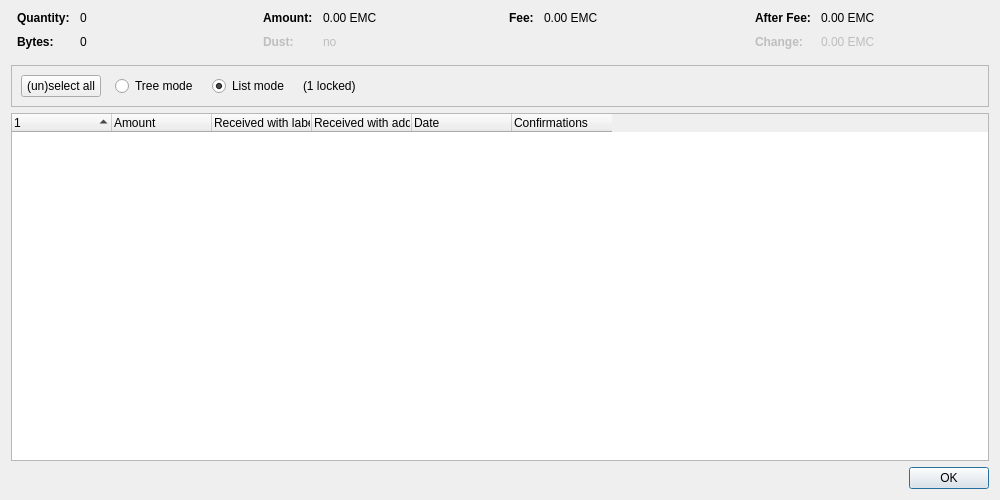
<?xml version="1.0" encoding="UTF-8"?>
<ui version="4.0">
 <class>CoinControlDialog</class>
 <widget class="QDialog" name="CoinControlDialog">
  <property name="geometry">
   <rect>
    <x>0</x>
    <y>0</y>
    <width>1000</width>
    <height>500</height>
   </rect>
  </property>
  <property name="windowTitle">
   <string>Coin Selection</string>
  </property>
  <layout class="QVBoxLayout" name="verticalLayout">
   <item>
    <layout class="QHBoxLayout" name="horizontalLayoutTop" stretch="0,0,0,0">
     <property name="topMargin">
      <number>0</number>
     </property>
     <property name="bottomMargin">
      <number>10</number>
     </property>
     <item>
      <layout class="QFormLayout" name="formLayoutCoinControl1">
       <property name="horizontalSpacing">
        <number>10</number>
       </property>
       <property name="verticalSpacing">
        <number>10</number>
       </property>
       <property name="leftMargin">
        <number>6</number>
       </property>
       <property name="rightMargin">
        <number>6</number>
       </property>
       <item row="0" column="0">
        <widget class="QLabel" name="labelCoinControlQuantityText">
         <property name="font">
          <font>
           <weight>75</weight>
           <bold>true</bold>
          </font>
         </property>
         <property name="text">
          <string>Quantity:</string>
         </property>
        </widget>
       </item>
       <item row="0" column="1">
        <widget class="QLabel" name="labelCoinControlQuantity">
         <property name="cursor">
          <cursorShape>IBeamCursor</cursorShape>
         </property>
         <property name="contextMenuPolicy">
          <enum>Qt::ActionsContextMenu</enum>
         </property>
         <property name="text">
          <string notr="true">0</string>
         </property>
         <property name="textInteractionFlags">
          <set>Qt::LinksAccessibleByMouse|Qt::TextSelectableByKeyboard|Qt::TextSelectableByMouse</set>
         </property>
        </widget>
       </item>
       <item row="1" column="0">
        <widget class="QLabel" name="labelCoinControlBytesText">
         <property name="font">
          <font>
           <weight>75</weight>
           <bold>true</bold>
          </font>
         </property>
         <property name="text">
          <string>Bytes:</string>
         </property>
        </widget>
       </item>
       <item row="1" column="1">
        <widget class="QLabel" name="labelCoinControlBytes">
         <property name="cursor">
          <cursorShape>IBeamCursor</cursorShape>
         </property>
         <property name="contextMenuPolicy">
          <enum>Qt::ActionsContextMenu</enum>
         </property>
         <property name="text">
          <string notr="true">0</string>
         </property>
         <property name="textInteractionFlags">
          <set>Qt::LinksAccessibleByMouse|Qt::TextSelectableByKeyboard|Qt::TextSelectableByMouse</set>
         </property>
        </widget>
       </item>
      </layout>
     </item>
     <item>
      <layout class="QFormLayout" name="formLayoutCoinControl2">
       <property name="horizontalSpacing">
        <number>10</number>
       </property>
       <property name="verticalSpacing">
        <number>10</number>
       </property>
       <property name="leftMargin">
        <number>6</number>
       </property>
       <property name="rightMargin">
        <number>6</number>
       </property>
       <item row="0" column="0">
        <widget class="QLabel" name="labelCoinControlAmountText">
         <property name="font">
          <font>
           <weight>75</weight>
           <bold>true</bold>
          </font>
         </property>
         <property name="text">
          <string>Amount:</string>
         </property>
        </widget>
       </item>
       <item row="0" column="1">
        <widget class="QLabel" name="labelCoinControlAmount">
         <property name="cursor">
          <cursorShape>IBeamCursor</cursorShape>
         </property>
         <property name="contextMenuPolicy">
          <enum>Qt::ActionsContextMenu</enum>
         </property>
         <property name="text">
          <string notr="true">0.00 EMC</string>
         </property>
         <property name="textInteractionFlags">
          <set>Qt::LinksAccessibleByMouse|Qt::TextSelectableByKeyboard|Qt::TextSelectableByMouse</set>
         </property>
        </widget>
       </item>
       <item row="1" column="0">
        <widget class="QLabel" name="labelCoinControlLowOutputText">
         <property name="enabled">
          <bool>false</bool>
         </property>
         <property name="font">
          <font>
           <weight>75</weight>
           <bold>true</bold>
          </font>
         </property>
         <property name="text">
          <string>Dust:</string>
         </property>
        </widget>
       </item>
       <item row="1" column="1">
        <widget class="QLabel" name="labelCoinControlLowOutput">
         <property name="enabled">
          <bool>false</bool>
         </property>
         <property name="cursor">
          <cursorShape>IBeamCursor</cursorShape>
         </property>
         <property name="contextMenuPolicy">
          <enum>Qt::ActionsContextMenu</enum>
         </property>
         <property name="text">
          <string notr="true">no</string>
         </property>
         <property name="textInteractionFlags">
          <set>Qt::LinksAccessibleByMouse|Qt::TextSelectableByKeyboard|Qt::TextSelectableByMouse</set>
         </property>
        </widget>
       </item>
      </layout>
     </item>
     <item>
      <layout class="QFormLayout" name="formLayoutCoinControl3">
       <property name="horizontalSpacing">
        <number>10</number>
       </property>
       <property name="verticalSpacing">
        <number>10</number>
       </property>
       <property name="leftMargin">
        <number>6</number>
       </property>
       <property name="rightMargin">
        <number>6</number>
       </property>
       <item row="0" column="0">
        <widget class="QLabel" name="labelCoinControlFeeText">
         <property name="font">
          <font>
           <weight>75</weight>
           <bold>true</bold>
          </font>
         </property>
         <property name="text">
          <string>Fee:</string>
         </property>
        </widget>
       </item>
       <item row="0" column="1">
        <widget class="QLabel" name="labelCoinControlFee">
         <property name="cursor">
          <cursorShape>IBeamCursor</cursorShape>
         </property>
         <property name="contextMenuPolicy">
          <enum>Qt::ActionsContextMenu</enum>
         </property>
         <property name="text">
          <string notr="true">0.00 EMC</string>
         </property>
         <property name="textInteractionFlags">
          <set>Qt::LinksAccessibleByMouse|Qt::TextSelectableByKeyboard|Qt::TextSelectableByMouse</set>
         </property>
        </widget>
       </item>
      </layout>
     </item>
     <item>
      <layout class="QFormLayout" name="formLayoutCoinControl4">
       <property name="horizontalSpacing">
        <number>10</number>
       </property>
       <property name="verticalSpacing">
        <number>10</number>
       </property>
       <property name="leftMargin">
        <number>6</number>
       </property>
       <property name="rightMargin">
        <number>6</number>
       </property>
       <item row="0" column="0">
        <widget class="QLabel" name="labelCoinControlAfterFeeText">
         <property name="font">
          <font>
           <weight>75</weight>
           <bold>true</bold>
          </font>
         </property>
         <property name="text">
          <string>After Fee:</string>
         </property>
        </widget>
       </item>
       <item row="0" column="1">
        <widget class="QLabel" name="labelCoinControlAfterFee">
         <property name="cursor">
          <cursorShape>IBeamCursor</cursorShape>
         </property>
         <property name="contextMenuPolicy">
          <enum>Qt::ActionsContextMenu</enum>
         </property>
         <property name="text">
          <string notr="true">0.00 EMC</string>
         </property>
         <property name="textInteractionFlags">
          <set>Qt::LinksAccessibleByMouse|Qt::TextSelectableByKeyboard|Qt::TextSelectableByMouse</set>
         </property>
        </widget>
       </item>
       <item row="1" column="0">
        <widget class="QLabel" name="labelCoinControlChangeText">
         <property name="enabled">
          <bool>false</bool>
         </property>
         <property name="font">
          <font>
           <weight>75</weight>
           <bold>true</bold>
          </font>
         </property>
         <property name="text">
          <string>Change:</string>
         </property>
        </widget>
       </item>
       <item row="1" column="1">
        <widget class="QLabel" name="labelCoinControlChange">
         <property name="enabled">
          <bool>false</bool>
         </property>
         <property name="cursor">
          <cursorShape>IBeamCursor</cursorShape>
         </property>
         <property name="contextMenuPolicy">
          <enum>Qt::ActionsContextMenu</enum>
         </property>
         <property name="text">
          <string notr="true">0.00 EMC</string>
         </property>
         <property name="textInteractionFlags">
          <set>Qt::LinksAccessibleByMouse|Qt::TextSelectableByKeyboard|Qt::TextSelectableByMouse</set>
         </property>
        </widget>
       </item>
      </layout>
     </item>
    </layout>
   </item>
   <item>
    <widget class="QFrame" name="frame">
     <property name="minimumSize">
      <size>
       <width>0</width>
       <height>40</height>
      </size>
     </property>
     <property name="frameShape">
      <enum>QFrame::StyledPanel</enum>
     </property>
     <property name="frameShadow">
      <enum>QFrame::Sunken</enum>
     </property>
     <layout class="QHBoxLayout" name="horizontalLayout">
      <item>
       <layout class="QHBoxLayout" name="horizontalLayoutPanel" stretch="0,0,0,0,0">
        <property name="spacing">
         <number>14</number>
        </property>
        <item>
         <widget class="QPushButton" name="pushButtonSelectAll">
          <property name="sizePolicy">
           <sizepolicy hsizetype="Maximum" vsizetype="Fixed">
            <horstretch>0</horstretch>
            <verstretch>0</verstretch>
           </sizepolicy>
          </property>
          <property name="text">
           <string>(un)select all</string>
          </property>
          <property name="autoDefault">
           <bool>false</bool>
          </property>
         </widget>
        </item>
        <item>
         <widget class="QRadioButton" name="radioTreeMode">
          <property name="sizePolicy">
           <sizepolicy hsizetype="Maximum" vsizetype="Fixed">
            <horstretch>0</horstretch>
            <verstretch>0</verstretch>
           </sizepolicy>
          </property>
          <property name="text">
           <string>Tree mode</string>
          </property>
         </widget>
        </item>
        <item>
         <widget class="QRadioButton" name="radioListMode">
          <property name="sizePolicy">
           <sizepolicy hsizetype="Maximum" vsizetype="Fixed">
            <horstretch>0</horstretch>
            <verstretch>0</verstretch>
           </sizepolicy>
          </property>
          <property name="text">
           <string>List mode</string>
          </property>
          <property name="checked">
           <bool>true</bool>
          </property>
         </widget>
        </item>
        <item>
         <widget class="QLabel" name="labelLocked">
          <property name="text">
           <string notr="true">(1 locked)</string>
          </property>
         </widget>
        </item>
        <item>
         <spacer name="horizontalSpacer">
          <property name="orientation">
           <enum>Qt::Horizontal</enum>
          </property>
          <property name="sizeHint" stdset="0">
           <size>
            <width>40</width>
            <height>20</height>
           </size>
          </property>
         </spacer>
        </item>
       </layout>
      </item>
     </layout>
    </widget>
   </item>
   <item>
    <widget class="CoinControlTreeWidget" name="treeWidget">
     <property name="contextMenuPolicy">
      <enum>Qt::CustomContextMenu</enum>
     </property>
     <property name="sortingEnabled">
      <bool>false</bool>
     </property>
     <property name="columnCount">
      <number>6</number>
     </property>
     <attribute name="headerShowSortIndicator" stdset="0">
      <bool>true</bool>
     </attribute>
     <attribute name="headerStretchLastSection">
      <bool>false</bool>
     </attribute>
     <column>
      <property name="text">
       <string/>
      </property>
     </column>
     <column>
      <property name="text">
       <string>Amount</string>
      </property>
     </column>
     <column>
      <property name="text">
       <string>Received with label</string>
      </property>
     </column>
     <column>
      <property name="text">
       <string>Received with address</string>
      </property>
     </column>
     <column>
      <property name="text">
       <string>Date</string>
      </property>
     </column>
     <column>
      <property name="text">
       <string>Confirmations</string>
      </property>
      <property name="toolTip">
       <string>Confirmed</string>
      </property>
     </column>
     <column>
      <property name="text">
       <string/>
      </property>
     </column>
     <column>
      <property name="text">
       <string/>
      </property>
     </column>
     <column>
      <property name="text">
       <string/>
      </property>
     </column>
     <column>
      <property name="text">
       <string/>
      </property>
     </column>
    </widget>
   </item>
   <item>
    <widget class="QDialogButtonBox" name="buttonBox">
     <property name="orientation">
      <enum>Qt::Horizontal</enum>
     </property>
     <property name="standardButtons">
      <set>QDialogButtonBox::Ok</set>
     </property>
    </widget>
   </item>
  </layout>
 </widget>
 <customwidgets>
  <customwidget>
   <class>CoinControlTreeWidget</class>
   <extends>QTreeWidget</extends>
   <header>qt/coincontroltreewidget.h</header>
  </customwidget>
 </customwidgets>
 <resources/>
 <connections/>
</ui>
